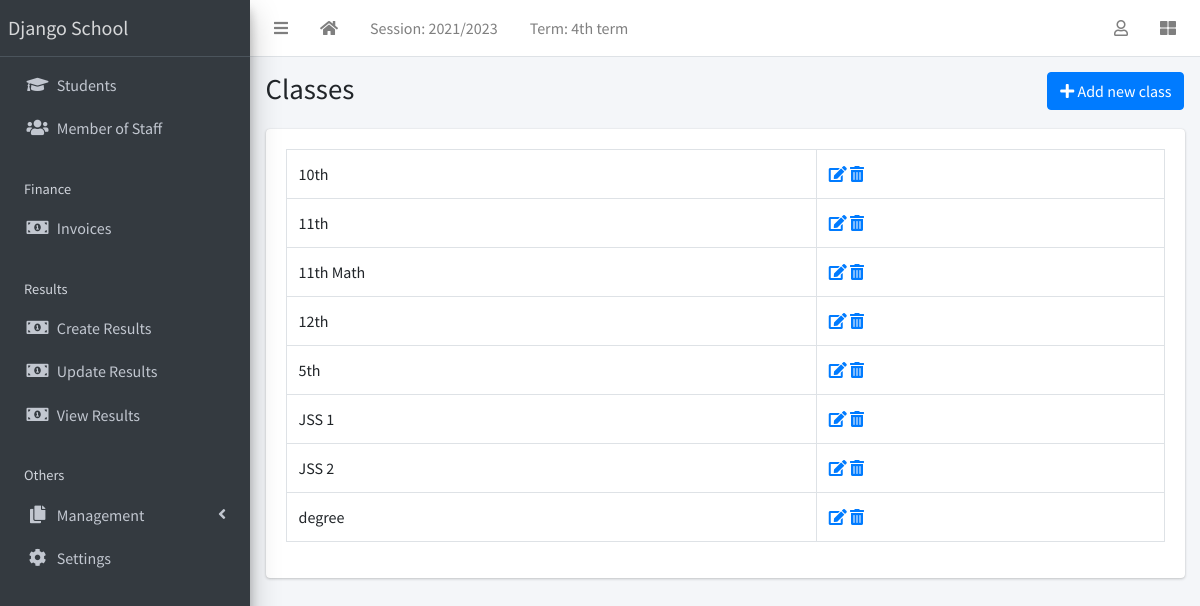
Screenshot of /class/list/ (signed in) with the database file from the repository.
### apps/corecode/models.py (models this page shows, shortened)
class AcademicSession(models.Model):
    name = models.CharField(max_length=200, unique=True)
    current = models.BooleanField(default=True)
    class Meta:
        ordering = ["-name"]

class AcademicTerm(models.Model):
    name = models.CharField(max_length=20, unique=True)
    current = models.BooleanField(default=True)
    class Meta:
        ordering = ["name"]

class SiteConfig(models.Model):
    key = models.SlugField()
    value = models.CharField(max_length=200)

class StudentClass(models.Model):
    name = models.CharField(max_length=200, unique=True)
    class Meta:
        verbose_name = "Class"
        verbose_name_plural = "Classes"
        ordering = ["name"]
    def __str__(self):
        return self.name

### apps/corecode/views.py (the view)
# urls.py: path("class/list/", ClassListView.as_view(), name="classes"),
class ClassListView(LoginRequiredMixin, SuccessMessageMixin, ListView):
    model = StudentClass
    template_name = "corecode/class_list.html"
    def get_context_data(self, **kwargs):
        context = super().get_context_data(**kwargs)
        context["form"] = StudentClassForm()
        return context

### apps/corecode/context_processors.py (called while the page is built)
def site_defaults(request):
    current_session = AcademicSession.objects.get(current=True)
    current_term = AcademicTerm.objects.get(current=True)
    vals = SiteConfig.objects.all()
    contexts = {
        "current_session": current_session.name,
        "current_term": current_term.name,
    }
    for val in vals:
        contexts[val.key] = val.value
    return contexts

### apps/corecode/templates/corecode/class_list.html (shortened to what this page needs)
{% extends 'base.html' %}
{% load widget_tweaks %}
{% block title %}
Classes
{% endblock title %}
{% block breadcrumb %}
  <a class="btn btn-primary" href="#" data-toggle="modal" data-target="#modal1">
    <i class="fa fa-plus"></i>
    Add new class
  </a>
{% endblock breadcrumb %}
{% block content %}
  <div class="row">
    <div class="col-sm-12">
        <table class="table table-bordered">
          <tbody>
            {% for object in object_list %}
            <tr>
              <td>{{ object }}</td>
              <td><a href="{% url 'class-update' object.id %}"><i
                    class="fa fa-edit"></i></a> <a
                  href="{% url 'class-delete' object.id %}"><i
                    class="fa fa-trash-alt"></i></a></td>
            </tr>
            {% endfor %}
          </tbody>
        </table>
    </div>
  </div>
{% endblock content %}

### templates/base.html (shortened to what this page needs)
{% load static %}
<!DOCTYPE html>
<html lang="en">
<head>
  <link rel="stylesheet" href="{% static 'plugins/fontawesome-free/css/all.min.css' %}">
  <link rel="stylesheet" href="{% static 'plugins/toastr/toastr.min.css' %}">
  <link rel="stylesheet"
    href="{% static 'plugins/overlayScrollbars/css/OverlayScrollbars.min.css' %}">
  <link rel="stylesheet" href="{% static 'plugins/Datatables/datatables.min.css' %}" />
  <link rel="stylesheet" href="{% static 'dist/css/adminlte.min.css' %}">
</head>
<body
  class="hold-transition sidebar-mini layout-fixed layout-navbar-fixed layout-footer-fixed">
  <div class="wrapper">
    <nav class="main-header navbar navbar-expand navbar-white navbar-light">
      <ul class="navbar-nav">
        <li class="nav-item">
          <a class="nav-link" data-widget="pushmenu" href="#" role="button"><i
              class="fas fa-bars"></i></a>
        </li>
        <li class="nav-item d-none d-sm-inline-block">
          <a href="{% url 'home' %} " class="nav-link"><i class="fa fa-home"></i></a>
        </li>
        <li class="nav-item d-none d-sm-inline-block">
          <a href="{% url 'current-session' %}" class="nav-link">Session: {{ current_session }}</a>
        </li>
        <li class="nav-item d-none d-sm-inline-block">
          <a href="{% url 'current-session' %}" class="nav-link">Term: {{ current_term }}</a>
        </li>
      </ul>
      <ul class="navbar-nav ml-auto">
        <li class="nav-item dropdown">
          <a class="nav-link" data-toggle="dropdown" href="#">
            <i class="far fa-user"></i>
          </a>
        </li>
        <li class="nav-item">
          <a class="nav-link" data-widget="control-sidebar" data-slide="true"
            href="#" role="button"><i class="fas fa-th-large"></i></a>
        </li>
      </ul>
    </nav>
    <aside class="main-sidebar sidebar-dark-primary elevation-4">
      <a href="{% url 'home' %}" class="brand-link">{{ school_name | default:"MySchool" }}</a>
      <div class="sidebar">
        <nav class="mt-2">
          <ul class="nav nav-pills nav-sidebar flex-column"
            data-widget="treeview" role="menu" data-accordion="false">
            <li class="nav-item">
              <a href="{% url 'student-list' %}" class="nav-link">
                <i class="nav-icon fas fa-graduation-cap"></i>
                <p>
                  Students
                </p>
              </a>
            </li>
            <li class="nav-item">
              <a href="{% url 'staff-list' %}" class="nav-link">
                <i class="nav-icon fas fa-users"></i>
                <p>
                  Member of Staff
                </p>
              </a>
            </li>
            <li class="nav-header">Finance</li>
            <li class="nav-item">
              <a href="{% url 'invoice-list' %}" class="nav-link">
                <i class="nav-icon fas fa-money-bill-alt"></i>
                <p>
                  Invoices
                </p>
              </a>
            </li>
            <li class="nav-header">Results</li>
            <li class="nav-item">
              <a href="{% url 'create-result' %}" class="nav-link">
                <i class="nav-icon fas fa-money-bill-alt"></i>
                <p>
                  Create Results
                </p>
              </a>
            </li>
            <li class="nav-item">
              <a href="{% url 'edit-results' %}" class="nav-link">
                <i class="nav-icon fas fa-money-bill-alt"></i>
                <p>
                  Update Results
                </p>
              </a>
            </li>
            <li class="nav-item">
              <a href="{% url 'view-results' %}" class="nav-link">
                <i class="nav-icon fas fa-money-bill-alt"></i>
                <p>
                  View Results
                </p>
              </a>
            </li>
            <li class="nav-header">Others</li>
            <li class="nav-item has-treeview">
              <a href="#" class="nav-link">
                <i class="nav-icon fas fa-copy"></i>
                <p>
                  Management
                  <i class="fas fa-angle-left right"></i>
                </p>
              </a>
            </li>
            <li class="nav-item">
              <a href="{% url 'configs' %}" class="nav-link">
                <i class="nav-icon fas fa-cog"></i>
                <p>
                  Settings
                </p>
              </a>
            </li>
          </ul>
        </nav>
      </div>
    </aside>
    <div class="content-wrapper">
      <section class="content-header">
        <div class="container-fluid">
          <div class="row mb-1">
            <div class="col-sm-8">
              <h1>{% block title %}{% endblock title %}</h1>
            </div>
            <div class="col-sm-4">
              <ol class="breadcrumb float-sm-right">
                <li class="breadcrumb-item">{% block breadcrumb %}{% endblock breadcrumb %}</li>
              </ol>
            </div>
          </div>
        </div>
      </section>
      <section class="content">
        <div class="container-fluid">
          <div class="row">
            <div class="col-md-12">
              {% block fullcard %}
              <div class="card">
                <div class="card-body">
                  <div class="row">
                    <div class="col">
                      {% block content %}
                      {% endblock content %}
                    </div>
                  </div>
                </div>
              </div>
              {% endblock fullcard %}
            </div>
          </div>
        </div>
      </section>
    </div>
  </div>
</body>
</html>

### rows the page displays
AcademicSession: name "2021/2023"
AcademicTerm: name "4th term"
SiteConfig: value "Django School"
StudentClass: name "10th"
StudentClass: name "11th"
StudentClass: name "11th Math"
StudentClass: name "12th"
StudentClass: name "5th"
StudentClass: name "JSS 1"
StudentClass: name "JSS 2"
StudentClass: name "degree"
